Frame 1 (no input): blank canvas, image omitted
Frame 60 (the mouse pressed at the canvas centre just before this capture): blank canvas, image omitted
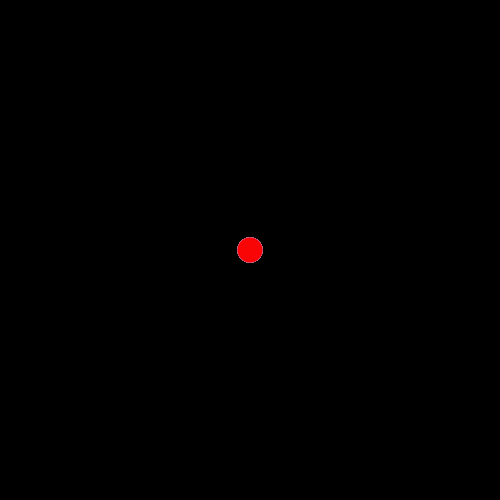
Frame 120 (the mouse held since frame 60 and released just before this capture)

The Processing sketch whose frames 1 and 60 were blank and that drew this single picture after the mouse press (run headless with seeded random() and noise(); from frame 60 on, the mouse is pressed at the canvas centre):

// Processing sketch: processing_71290
// ── processing_71290.pde

void setup()
{
  size(500, 500);
  background(0);
  noStroke();
}

void draw()
{
  myEllipse();
}

void myEllipse()
{
  if(key=='r')
  {
    background(0);
  }
  if (mousePressed==true)
  {
    fill(mouseX,mouseY,255-mouseY);
    ellipse(mouseX,mouseY,25,25);
    fill(255-mouseX,mouseY,mouseX);
    ellipse(500-mouseX,mouseY,25,25);
    fill(mouseX,255-mouseX,mouseY);
    ellipse(500-mouseX,500-mouseY,25,25);
    fill(mouseY,255-mouseY,255-mouseX);
    ellipse(mouseX,500-mouseY,25,25);
  }
}

/**
Press:<br>
-mouse and drag around.<br>
-"re" to clear page.<br>
Have fun!
*/
